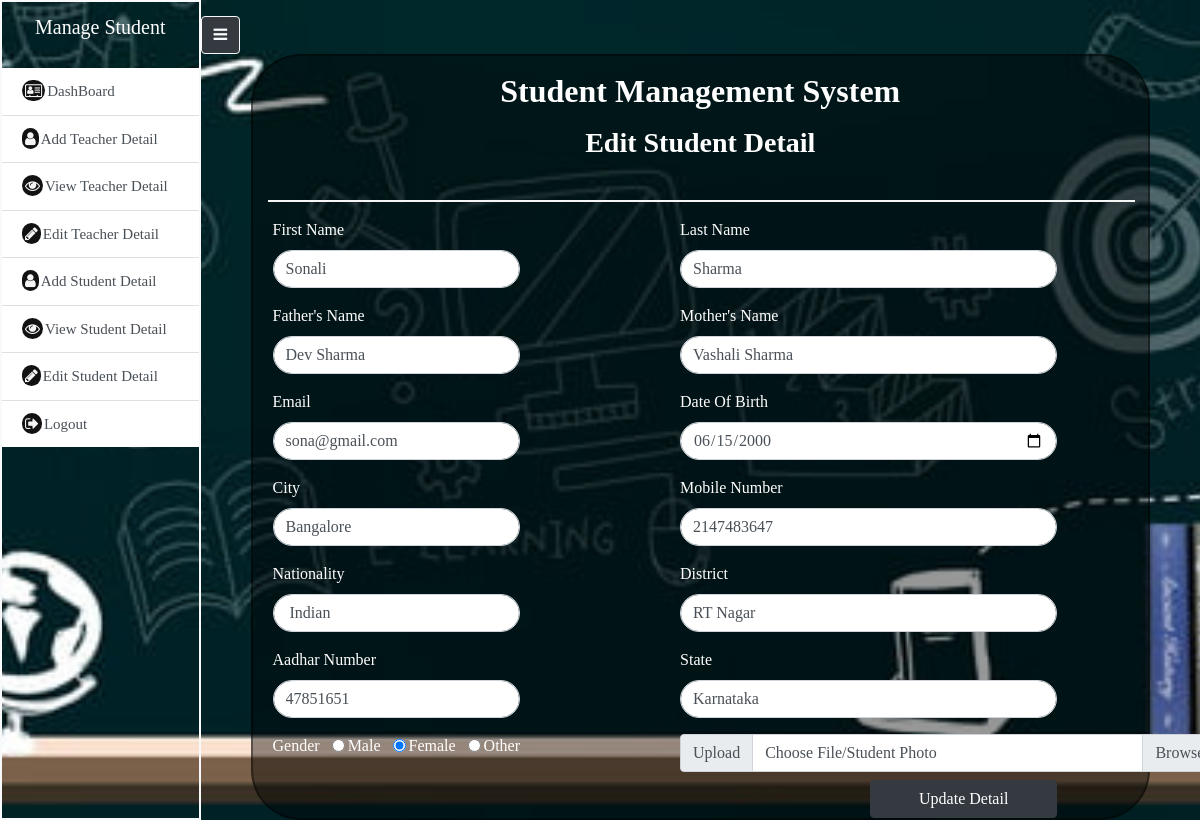
/edit_student.php?edit_student=7 (signed in), run on the app's committed database.
### tables this page shows
CREATE TABLE `student_detail` (
  `st_id` int(255) NOT NULL,
  `fname` varchar(255) NOT NULL,
  `lname` varchar(255) NOT NULL,
  `father_name` varchar(255) NOT NULL,
  `mother_name` varchar(255) NOT NULL,
  `email` varchar(255) NOT NULL,
  `birth_date` date NOT NULL,
  `city` varchar(255) NOT NULL,
  `mobile_num` int(255) NOT NULL,
  `nation` varchar(255) NOT NULL,
  `district` varchar(255) NOT NULL,
  `aadhar` int(255) NOT NULL,
  `state` varchar(255) NOT NULL,
  `gender` varchar(255) NOT NULL,
  `photo` varchar(255) NOT NULL
);

### edit_student.php (the view, shortened to what this page needs)
<?php
include 'dconnect.php';
?>
<!DOCTYPE html>
<html>
<head>
   <link rel="stylesheet" href="https://maxcdn.bootstrapcdn.com/bootstrap/4.5.2/css/bootstrap.min.css">
  <link rel="stylesheet" href="https://cdnjs.cloudflare.com/ajax/libs/font-awesome/4.7.0/css/font-awesome.min.css">
  <link rel="stylesheet" href="stustyle.css">
</head>
<body>
    <div class="bg-img">
    <div class="d-flex" id="wrap">
        <div class="sidebar border-light">
            <div class="sidebar-heading">
                <p class="text-center">Manage Student</p>
            </div>
            <ul class="list-group list-group-flush">
                <a href="main.php" class="list-group-item list-group-item-action">
                    <i class="fa fa-vcard-o"></i>DashBoard</a>
                    <a href="add_teacher.php" class="list-group-item list-group-item-action">
                    <i class="fa fa-user"></i>Add Teacher Detail</a>
                    <a href="view_teacher.php" class="list-group-item list-group-item-action">
                    <i class="fa fa-eye"></i>View Teacher Detail</a>
                    <a href="view_teacher.php" class="list-group-item list-group-item-action">
                    <i class="fa fa-pencil"></i>Edit Teacher Detail</a>
                    <a href="add_student.php" class="list-group-item list-group-item-action">
                    <i class="fa fa-user"></i>Add Student Detail</a>
                    <a href="view_student.php" class="list-group-item list-group-item-action">
                    <i class="fa fa-eye"></i>View Student Detail</a>
                    <a href="view_student.php" class="list-group-item list-group-item-action">
                    <i class="fa fa-pencil"></i>Edit Student Detail</a>
                    <a href="logout.php" class="list-group-item list-group-item-action">
                    <i class="fa fa-sign-out"></i>Logout</a>
            </ul>
        </div>
        <div class="main-body">
            <button class="btn btn-outline-light btn-dark mt-3" id="toggler">
                <i class="fa fa-bars"></i>
            </button>
            <section id="main-form">
                <div class="container id=formsetting">
                <h2 class="text-center text-white pt-3 font-weight-bold">Student Management System</h2>
                <h3 class="text-center text-white pb-4 pt-2 font-weight-bold">Edit Student Detail</h3><hr>
                 <?php
                  if(isset($_GET['edit_student']))
                  {
                      $edit_st_id=$_GET['edit_student'];
                      $query="select * from student_detail where st_id = '$edit_st_id'";
                      $run= mysqli_query($conn,$query);
                      while($row= mysqli_fetch_assoc($run))
                      {
                 ?>
                  <form method="post" action="" enctype="multipart/form-data">
                  <div class="row">
                  <div classs="col-md-5 col-ms-5 col-12 m-auto">
                  <div class="form-group">
                      <label class="text-white">First Name</label>
                      <input type="text" name="fname" placeholder="Enter Your First Name" class="form-control" required="required" value="<?php echo $row['fname'];?>">
                  </div>
                  <div class="form-group">
                      <label class="text-white">Father's Name</label>
                      <input type="text" name="fathername" placeholder="Enter Your Father's Name" class="form-control" required="required" value="<?php echo $row['father_name'];?>">
                  </div>
                  <div class="form-group">
                      <label class="text-white">Email</label>
                      <input type="email" name="email" placeholder="Enter Your Email" class="form-control " required="required"  value="<?php echo $row['email'];?>">
                  </div>
                  <div class="form-group">
                      <label class="text-white">City</label>
                      <input type="text" name="city" placeholder="Enter Your City" class="form-control" required="required"  value="<?php echo $row['city'];?>" >
                  </div>
                  <div class="form-group">
                      <label class="text-white"> Nationality</label>
                      <input type="text" name="nationality" placeholder="Enter Your Nationality" class="form-control" required="required"  value="<?php echo $row['nation'];?>">
                  </div>
                  <div class="form-group">
                      <label class="text-white">Aadhar Number</label>
                      <input type="number" name="aadhar" placeholder="Enter Your Aadhar Number" class="form-control" required="required"  value="<?php echo $row['aadhar'];?>">
                  </div>
                    <div class="form-group">
                      <label class="text-white">Gender</label>
                      <input type="radio" name="gender" value="male"class="form-check-input ml-2" required="required" <?php if($row['gender']=='male') echo "checked";?>>
                      <label class="form-check-label text-white pl-4">Male</label>
                      <input type="radio" name="gender" value="female"class="form-check-input ml-2" required="required"  <?php if($row['gender']=='female') echo "checked";?>>
                      <label class="form-check-label text-white pl-4">Female</label>
                      <input type="radio" name="gender" value="other"class="form-check-input ml-2" required="required"  <?php if($row['gender']=='other') echo "checked";?>>
                      <label class="form-check-label text-white pl-4">Other</label>
                  </div>
                  </div>
                  <div classs="row">
                  <div class="form-group left">
                      <label class="text-white ">Last Name</label>
                      <input type="text" name="lname" placeholder="Enter Your Last Name" class="form-control" required="required"  value="<?php echo $row['lname'];?>">
                  </div>
                  <div class="form-group left">
                      <label class="text-white ">Mother's Name</label>
                      <input type="text" name="mothername" placeholder="Enter Your Mother's Name" class="form-control" required="required"  value="<?php echo $row['mother_name'];?>">
                  </div>
                  <div class="form-group  left">
                      <label class="text-white "> Date Of Birth</label>
                      <input type="date" name="birthdate" placeholder="Enter Your DOB" class="form-control" required="required"  value="<?php echo $row['birth_date'];?>">
                  </div>
                  <div class="form-group left">
                      <label class="text-white ">Mobile Number</label>
                      <input type="number" name="mobilenumber" placeholder="Enter Your Mobile Number" class="form-control" required="required"  value="<?php echo $row['mobile_num'];?>">
                  </div>
                  <div class="form-group left">
                      <label class="text-white ">District</label>
                      <input type="text" name="district" placeholder="Enter Your District" class="form-control" required="required"  value="<?php echo $row['district'];?>">
                  </div>
                  <div class="form-group left">
                      <label class="text-white ">State</label>
                      <input type="text" name="state" placeholder="Enter Your State" class="form-control" required="required"  value="<?php echo $row['state'];?>">
                  </div>
                  <div class="input-group left">
                  <div class="input-group-prepend"><span class="input-group-text" id="inputGroupFileAddon01">Upload</span></div>
                  <div class="custom-file">
                  <label class="custom-file-label" for="inputGroupFile01">Choose File/Student Photo</label>
                  </div>
                  <?php }} ?>
                  </div>
                  <input type="submit" name="update" value="Update Detail" class="button btn btn-dark px-5 mt-2">
                </div>
                </div>
               </form>
               </div>
           </section>
        </div>
    </div>
</div>
</body>
</html>

### stustyle.css (style rules this page uses)
.bg-img { background-image: url("Image/bg3.jpg"); height: 100%; background-position: center; background-repeat: no-repeat; background-size: cover; }
* { margin:0px; padding:0px; box-sizing: border-box; font-family: tahoma; }
.main-body { width:100%; min-width: 0%; }
.sidebar { width: 20%; font-size: 15px; transition: all 0.5s ease; border:2px solid black; }
.sidebar-heading { padding-top:10px; padding-bottom: 10px; font-size:20px; background-color:rcb(0,0,0,0.4); color:white; }
.sidebar i { background-color: #121213; border-radius: 50px; color:whitesmoke; padding:3px; margin-right:2px; }
.container { background-color: rgb(0, 0, 0,0.4); border:2px solid rgba(221, 221, 221, 0.4); width: 90%; border:2px solid rgb(0, 0, 0,0.4); border-radius: 50px; }
form { margin-left: 20px; }
.form-group input { border-radius: 50px; }
.left { margin-left:160px ; }
.button { margin-left:350px; }
hr { border:1px solid whitesmoke; width:100%; }

### data on the page
student_detail: fname "Sonali", fathername "Dev Sharma", email "sona@gmail.com", city "Bangalore", nationality "Indian", aadhar "47851651", gender "☑", lname "Sharma", mothername "Vashali Sharma", birthdate "06/15/2000", mobilenumber "2147483647", district "RT Nagar", state "Karnataka"
